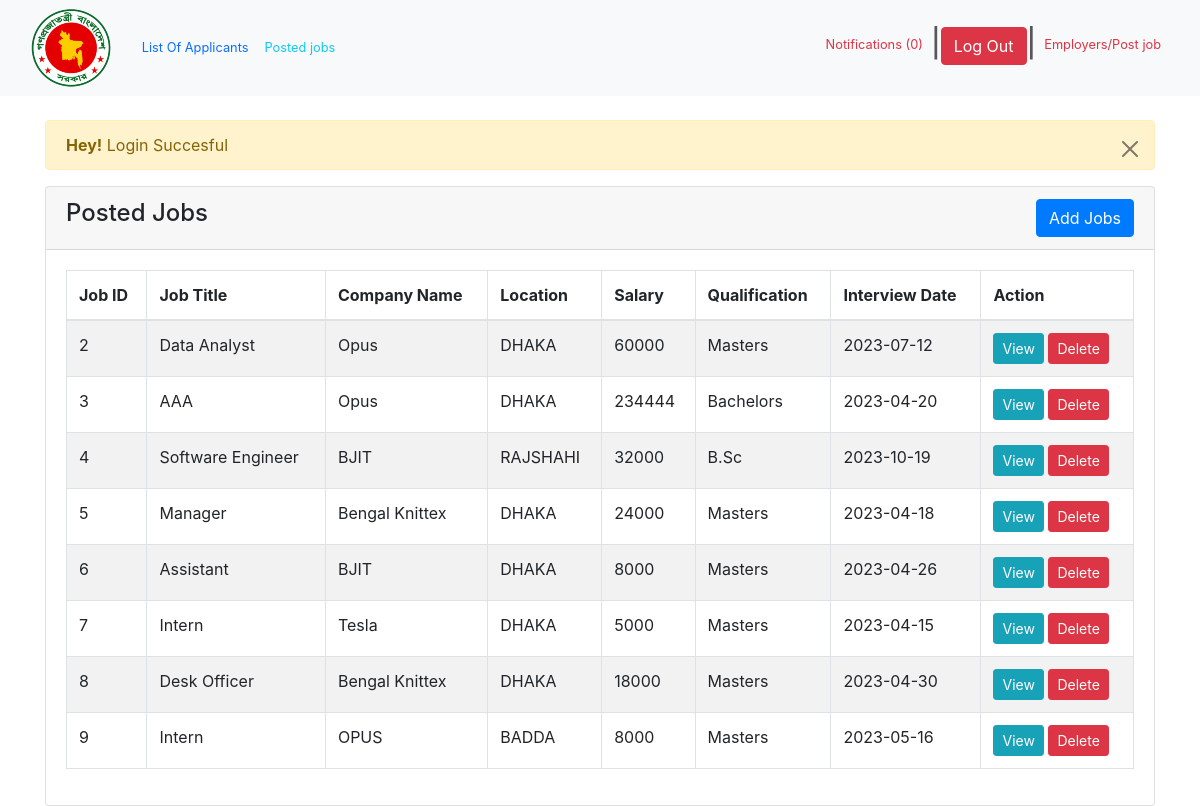
/posted_jobs.php (signed in), run on the app's committed database.
### tables this page shows
CREATE TABLE `jobs` (
  `Job_ID` int(6) NOT NULL,
  `Job_Title` varchar(100) NOT NULL,
  `Job_Description` varchar(500) NOT NULL,
  `Salary` int(11) NOT NULL,
  `Location` varchar(50) NOT NULL,
  `Company_Name` varchar(100) NOT NULL,
  `Qualification` varchar(100) NOT NULL,
  `Interview_Date` date NOT NULL,
  `Interview_Time` time NOT NULL
);

### dbcon.php (called while the page is built, shortened)
<?php
$con = mysqli_connect("localhost", "root", "", "job_portal");
function adminNotificationCounter()
{
  global $con;
  $sql1 = "SELECT COUNT(Notify_admin) AS Number FROM apply WHERE apply.Notify_admin = '1'";
  $count = $con->query($sql1);
  if ($count->num_rows > 0) {
    $row = $count->fetch_assoc();
    $counter = $row['Number'];
    return $counter;
  } else {
    return 0;
  }
}
?>

### posted_jobs.php (the view, shortened to what this page needs)
<?php
    require 'dbcon.php';
?>
<!DOCTYPE html>
<html lang="en">
<head>
    <link rel="stylesheet" href="./css/style.css">
    <link href="https://cdn.jsdelivr.net/npm/bootstrap@5.3.0-alpha2/dist/css/bootstrap.min.css" rel="stylesheet">
    <link rel="stylesheet" href="https://cdnjs.cloudflare.com/ajax/libs/twitter-bootstrap/4.6.0/css/bootstrap.min.css">
</head>
    <nav class="navbar navbar-expand-lg bg-body-tertiary">
        <div class="container-fluid">
        <img style="margin-right:2%;" src="./img/logo.png" alt="">
          <div class="collapse navbar-collapse" id="navbarText">
            <ul class="navbar-nav me-auto mb-2 mb-lg-0">
              <li class="nav-item">
                <a class="nav-link active link-primary" aria-current="page" href="List_of_Applicants.php">List Of Applicants</a>
              </li>
              <li class="nav-item">
                <a class="nav-link active link-info" href="#">Posted jobs</a>
              </li>
            </ul>
            <span class="navbar-text">
                <ul class="navbar-nav me-auto mb-2 mb-lg-0">
                    <li class="nav-item">
                      <a class="nav-link active link-danger" href="admin_notification.php">Notifications (<?php echo adminNotificationCounter();?>)</a>
                    </li>
                      <h3>|</h3>
                    <li class="nav-item">
                       <form action="code.php" method="POST">
		                     <button type="submit"  name="adminLogout" class="btn btn-danger">Log Out</button>
		                   </form>
                      </li>
                        <h3>|</h3>
                      <li class="nav-item">
                        <a class="nav-link link-danger" href="Post_Job.php">Employers/Post job</a>
                      </li>
                  </ul>
            </span>
          </div>
        </div>
      </nav>
   <body>
    <div class="container mt-4">
        <?php include('message.php'); ?>
        <div class="row">
            <div class="col-md-12">
                <div class="card">
                    <div class="card-header">
                        <h4>Posted Jobs
                            <a href="Post_Job.php" class="btn btn-primary float-end">Add Jobs</a>
                        </h4>
                    </div>
                    <div class="card-body">
                        <table class="table table-bordered table-striped">
                            <thead>
                                <tr>
                                    <th>Job ID</th>
                                    <th>Job Title</th>
                                    <th>Company Name</th>
                                    <th>Location</th>
                                    <th>Salary</th>
                                    <th>Qualification</th>
                                    <th>Interview Date</th>
                                    <th>Action</th>
                                </tr>
                            </thead>
                            <tbody>
                                <?php
                                    $query = "SELECT * FROM jobs";
                                    $query_run = mysqli_query($con, $query);
                                    if(mysqli_num_rows($query_run) > 0)
                                    {
                                        foreach($query_run as $Job)
                                        {
                                            ?>
                                            <tr>
                                                <td><?= $Job['Job_ID']; ?></td>
                                                <td><?= $Job['Job_Title']; ?></td>
                                                <td><?= $Job['Company_Name']; ?></td>
                                                <td><?= $Job['Location']; ?></td>
                                                <td><?= $Job['Salary']; ?></td>
                                                <td><?= $Job['Qualification']; ?></td>
                                                <td><?= $Job['Interview_Date']; ?></td>
                                                <td>
                                                    <a href="view_job.php?Job_ID=<?= $Job['Job_ID']; ?>" class="btn btn-info btn-sm">View</a>
                                                    <form action="code.php" method="POST" class="d-inline">
                                                        <button type="submit" name="delete_job" value="<?=$Job['Job_ID'];?>" class="btn btn-danger btn-sm">Delete</button>
                                                    </form>
                                                </td>
                                            </tr>
                                            <?php
                                        }
                                    }
                                    else
                                    {
                                        echo "<h5> No Record Found </h5>";
                                    }
                                ?>
                            </tbody>
                        </table>
                    </div>
                </div>
            </div>
        </div>
    </div>
   </body>
</html>

### message.php (shortened to what this page needs)
<?php
    if(isset($_SESSION['message'])) :
?>
    <div class="alert alert-warning alert-dismissible fade show" role="alert">
        <strong>Hey!</strong> <?= $_SESSION['message']; ?>
        <button type="button" class="btn-close" data-bs-dismiss="alert" aria-label="Close"></button>
    </div>
<?php
    endif;
?>

### css/style.css (style rules this page uses)
#navbarText { font-size: 80%; }

### data on the page
jobs: Job_ID "2", Job_Title "Data Analyst", Company_Name "Opus", Location "DHAKA", Salary "60000", Qualification "Masters", Interview_Date "2023-07-12"
jobs: Job_ID "3", Job_Title "AAA", Company_Name "Opus", Location "DHAKA", Salary "234444", Qualification "Bachelors", Interview_Date "2023-04-20"
jobs: Job_ID "4", Job_Title "Software Engineer", Company_Name "BJIT", Location "RAJSHAHI", Salary "32000", Qualification "B.Sc", Interview_Date "2023-10-19"
jobs: Job_ID "5", Job_Title "Manager", Company_Name "Bengal Knittex", Location "DHAKA", Salary "24000", Qualification "Masters", Interview_Date "2023-04-18"
jobs: Job_ID "6", Job_Title "Assistant", Company_Name "BJIT", Location "DHAKA", Salary "8000", Qualification "Masters", Interview_Date "2023-04-26"
jobs: Job_ID "7", Job_Title "Intern", Company_Name "Tesla", Location "DHAKA", Salary "5000", Qualification "Masters", Interview_Date "2023-04-15"
jobs: Job_ID "8", Job_Title "Desk Officer", Company_Name "Bengal Knittex", Location "DHAKA", Salary "18000", Qualification "Masters", Interview_Date "2023-04-30"
jobs: Job_ID "9", Job_Title "Intern", Company_Name "OPUS", Location "BADDA", Salary "8000", Qualification "Masters", Interview_Date "2023-05-16"

### other printed values
adminNotificationCounter() "0"
$_SESSION['message'] "Login Succesful"
